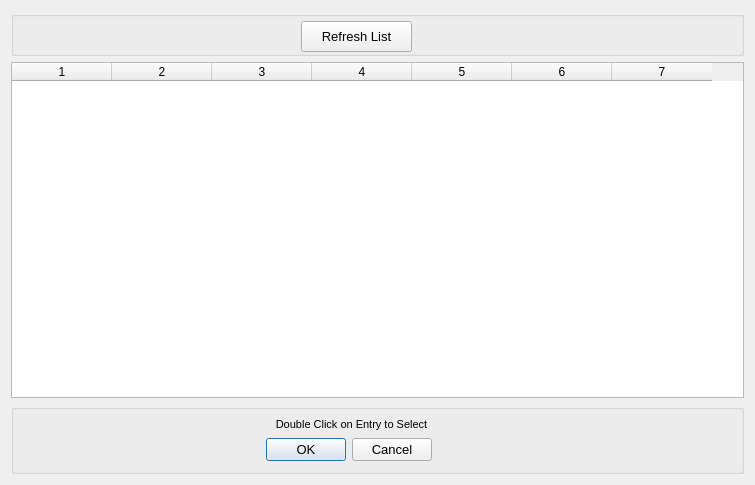
<?xml version="1.0" encoding="UTF-8"?>
<ui version="4.0">
 <class>CSdrDiscoverDlg</class>
 <widget class="QDialog" name="CSdrDiscoverDlg">
  <property name="geometry">
   <rect>
    <x>0</x>
    <y>0</y>
    <width>755</width>
    <height>485</height>
   </rect>
  </property>
  <property name="windowTitle">
   <string>Find SDR's on Internet</string>
  </property>
  <layout class="QVBoxLayout" name="verticalLayout">
   <item>
    <widget class="QGroupBox" name="groupBox1">
     <property name="minimumSize">
      <size>
       <width>215</width>
       <height>45</height>
      </size>
     </property>
     <property name="title">
      <string/>
     </property>
     <widget class="QPushButton" name="pushButtonFind">
      <property name="geometry">
       <rect>
        <x>290</x>
        <y>10</y>
        <width>111</width>
        <height>31</height>
       </rect>
      </property>
      <property name="font">
       <font>
        <pointsize>10</pointsize>
       </font>
      </property>
      <property name="toolTip">
       <string>Press to Find all SDR's on Network</string>
      </property>
      <property name="text">
       <string>Refresh List</string>
      </property>
     </widget>
    </widget>
   </item>
   <item>
    <widget class="QTableWidget" name="tableWidget">
     <property name="selectionMode">
      <enum>QAbstractItemView::SingleSelection</enum>
     </property>
     <property name="selectionBehavior">
      <enum>QAbstractItemView::SelectRows</enum>
     </property>
     <property name="rowCount">
      <number>0</number>
     </property>
     <property name="columnCount">
      <number>7</number>
     </property>
     <attribute name="horizontalHeaderDefaultSectionSize">
      <number>100</number>
     </attribute>
     <attribute name="verticalHeaderVisible">
      <bool>false</bool>
     </attribute>
     <column/>
     <column/>
     <column/>
     <column/>
     <column/>
     <column/>
     <column/>
    </widget>
   </item>
   <item>
    <widget class="QGroupBox" name="groupBox2">
     <property name="enabled">
      <bool>true</bool>
     </property>
     <property name="minimumSize">
      <size>
       <width>500</width>
       <height>70</height>
      </size>
     </property>
     <property name="title">
      <string/>
     </property>
     <widget class="QDialogButtonBox" name="buttonBox">
      <property name="geometry">
       <rect>
        <x>250</x>
        <y>30</y>
        <width>171</width>
        <height>32</height>
       </rect>
      </property>
      <property name="font">
       <font>
        <pointsize>10</pointsize>
       </font>
      </property>
      <property name="orientation">
       <enum>Qt::Horizontal</enum>
      </property>
      <property name="standardButtons">
       <set>QDialogButtonBox::Cancel|QDialogButtonBox::Ok</set>
      </property>
     </widget>
     <widget class="QLabel" name="label">
      <property name="geometry">
       <rect>
        <x>200</x>
        <y>10</y>
        <width>281</width>
        <height>20</height>
       </rect>
      </property>
      <property name="font">
       <font>
        <pointsize>8</pointsize>
        <weight>50</weight>
        <bold>false</bold>
        <underline>false</underline>
       </font>
      </property>
      <property name="text">
       <string>Double Click on Entry to Select</string>
      </property>
      <property name="alignment">
       <set>Qt::AlignCenter</set>
      </property>
     </widget>
    </widget>
   </item>
  </layout>
 </widget>
 <resources/>
 <connections>
  <connection>
   <sender>buttonBox</sender>
   <signal>accepted()</signal>
   <receiver>CSdrDiscoverDlg</receiver>
   <slot>accept()</slot>
   <hints>
    <hint type="sourcelabel">
     <x>248</x>
     <y>254</y>
    </hint>
    <hint type="destinationlabel">
     <x>157</x>
     <y>274</y>
    </hint>
   </hints>
  </connection>
  <connection>
   <sender>buttonBox</sender>
   <signal>rejected()</signal>
   <receiver>CSdrDiscoverDlg</receiver>
   <slot>reject()</slot>
   <hints>
    <hint type="sourcelabel">
     <x>316</x>
     <y>260</y>
    </hint>
    <hint type="destinationlabel">
     <x>286</x>
     <y>274</y>
    </hint>
   </hints>
  </connection>
  <connection>
   <sender>pushButtonFind</sender>
   <signal>clicked()</signal>
   <receiver>CSdrDiscoverDlg</receiver>
   <slot>OnFind()</slot>
   <hints>
    <hint type="sourcelabel">
     <x>171</x>
     <y>21</y>
    </hint>
    <hint type="destinationlabel">
     <x>137</x>
     <y>22</y>
    </hint>
   </hints>
  </connection>
  <connection>
   <sender>tableWidget</sender>
   <signal>itemDoubleClicked(QTableWidgetItem*)</signal>
   <receiver>CSdrDiscoverDlg</receiver>
   <slot>OnTableItemDoubleClick(QTableWidgetItem*)</slot>
   <hints>
    <hint type="sourcelabel">
     <x>603</x>
     <y>232</y>
    </hint>
    <hint type="destinationlabel">
     <x>574</x>
     <y>322</y>
    </hint>
   </hints>
  </connection>
 </connections>
 <slots>
  <slot>OnFind()</slot>
  <slot>OnItemDoubleClick(QListWidgetItem*)</slot>
  <slot>OnTableItemDoubleClick(QTableWidgetItem*)</slot>
 </slots>
</ui>
